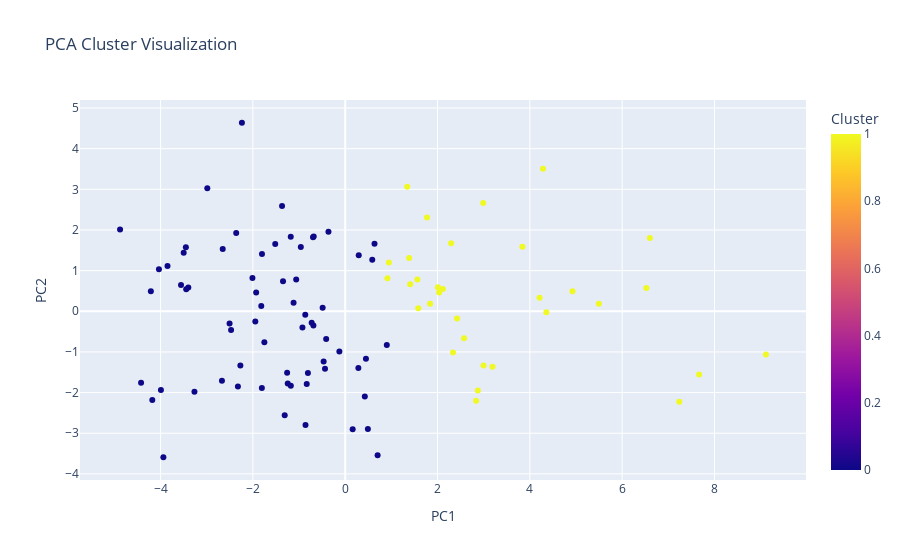

The notebook cell saved with this chart:
### Code cell
pca = PCA(n_components=2)
principal_components = pca.fit_transform(scaled_data)

# Create a DataFrame for Plotly
df_pca = pd.DataFrame(principal_components, columns=['PC1', 'PC2'])
df_pca['Cluster'] = km2_clusters

# Plot
fig = px.scatter(df_pca, x='PC1', y='PC2', color='Cluster', title='PCA Cluster Visualization')
fig.show()

### Figure 1 — Plotly figure (JSON) as saved in the notebook; plotly's stock layout.template omitted (floating-point values rounded to 4 significant figures)
{"data": [{"hovertemplate": "PC1=%{x}<br>PC2=%{y}<br>Cluster=%{marker.color}<extra></extra>", "legendgroup": "", "marker": {"color": [1, 1, 1, 1, 1, 1, 1, 1, 1, 1, 1, 1, 1, 1, 1, 1, 1, 1, 1, 1, 1, 1, 1, 1, 0, 1, 1, 1, 1, 0, 0, 1, 1, 1, 0, 0, 0, 0, 0, 0, 0, 0, 0, 0, 0, 0, 0, 1, 0, 0, 0, 0, 0, 0, 0, 0, 0, 0, 0, 0, 0, 0, 0, 0, 0, 0, 0, 0, 0, 0, 0, 0, 0, 0, 0, 0, 0, 0, 0, 0, 0, 0, 0, 0, 0, 0, 0, 0, 0, 0, 0, 0, 0, 0, 0, 0, 0, 0], "coloraxis": "coloraxis", "symbol": "circle"}, "mode": "markers", "name": "", "orientation": "v", "showlegend": false, "type": "scatter", "x": [9.115, 7.667, 7.238, 6.525, 6.6, 3.839, 5.496, 4.923, 3.191, 4.211, 4.285, 2.873, 2.336, 4.358, 1.343, 1.385, 1.563, 2.295, 2.575, 2.998, 1.839, 2.835, 0.9454, 2.009, 0.1614, 1.583, 1.773, 2.423, 2.989, 0.5861, 0.7016, 2.116, 2.036, 1.408, 0.2851, 0.9009, 0.4911, -0.4127, 0.6352, 0.2929, -0.363, -0.8338, -0.4675, 0.4246, -0.1264, -1.245, -0.6823, 0.9143, 0.4492, -2.272, -0.689, -2.238, -0.4377, -0.698, -0.86, -0.8081, -1.806, -1.947, -0.9618, -1.119, -1.258, -1.062, -0.8651, -0.4887, -2.325, -1.369, -2.654, -1.803, -0.727, -1.516, -1.178, -3.452, -2.361, -2.473, -2.988, -1.347, -3.445, -1.929, -1.311, -2.67, -2.01, -1.752, -3.557, -0.9266, -3.266, -1.18, -1.818, -3.94, -4.035, -4.211, -2.506, -3.399, -3.5, -3.85, -4.878, -3.993, -4.423, -4.179], "xaxis": "x", "y": [-1.064, -1.555, -2.225, 0.5699, 1.8, 1.59, 0.1882, 0.4919, -1.366, 0.3312, 3.508, -1.946, -1.011, -0.02559, 3.064, 1.309, 0.7807, 1.675, -0.6645, -1.335, 0.184, -2.203, 1.197, 0.59, -2.901, 0.0736, 2.305, -0.1788, 2.666, 1.267, -3.538, 0.5469, 0.4634, 0.6661, -1.393, -0.8284, -2.893, -0.6809, 1.664, 1.377, 1.956, -1.791, -1.235, -2.096, -0.9876, -1.779, 1.84, 0.8147, -1.165, -1.334, -0.3491, 4.638, -1.415, 1.824, -2.799, -1.518, -1.888, -0.2524, 1.579, 0.2072, -1.51, 0.7814, -0.08617, 0.08905, -1.847, 2.589, 1.533, 1.408, -0.2793, 1.657, -1.83, 1.577, 1.925, -0.4593, 3.028, 0.7406, 0.5391, 0.4636, -2.556, -1.709, 0.8157, -0.7606, 0.6455, -0.3964, -1.976, 1.832, 0.1295, -3.59, 1.037, 0.4944, -0.3017, 0.5868, 1.437, 1.113, 2.009, -1.938, -1.76, -2.179], "yaxis": "y"}], "layout": {"coloraxis": {"colorbar": {"title": {"text": "Cluster"}}, "colorscale": [[0, "#0d0887"], [0.1111, "#46039f"], [0.2222, "#7201a8"], [0.3333, "#9c179e"], [0.4444, "#bd3786"], [0.5556, "#d8576b"], [0.6667, "#ed7953"], [0.7778, "#fb9f3a"], [0.8889, "#fdca26"], [1, "#f0f921"]]}, "legend": {"tracegroupgap": 0}, "title": {"text": "PCA Cluster Visualization"}, "xaxis": {"anchor": "y", "domain": [0, 1], "title": {"text": "PC1"}}, "yaxis": {"anchor": "x", "domain": [0, 1], "title": {"text": "PC2"}}}}
